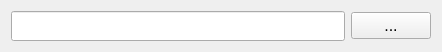
<?xml version="1.0" encoding="UTF-8"?>
<ui version="4.0">
 <class>FileDialog</class>
 <widget class="QWidget" name="FileDialog">
  <property name="geometry">
   <rect>
    <x>0</x>
    <y>0</y>
    <width>442</width>
    <height>48</height>
   </rect>
  </property>
  <property name="sizePolicy">
   <sizepolicy hsizetype="Expanding" vsizetype="Maximum">
    <horstretch>0</horstretch>
    <verstretch>0</verstretch>
   </sizepolicy>
  </property>
  <property name="maximumSize">
   <size>
    <width>16777215</width>
    <height>48</height>
   </size>
  </property>
  <property name="windowTitle">
   <string>file dialog</string>
  </property>
  <layout class="QHBoxLayout" name="horizontalLayout">
   <item>
    <widget class="QLineEdit" name="lineEdit">
     <property name="minimumSize">
      <size>
       <width>0</width>
       <height>30</height>
      </size>
     </property>
     <property name="font">
      <font>
       <family>Consolas</family>
       <pointsize>12</pointsize>
      </font>
     </property>
    </widget>
   </item>
   <item>
    <widget class="QPushButton" name="pushButton">
     <property name="font">
      <font>
       <pointsize>12</pointsize>
       <bold>false</bold>
      </font>
     </property>
     <property name="text">
      <string>...</string>
     </property>
    </widget>
   </item>
  </layout>
 </widget>
 <resources/>
 <connections/>
</ui>
